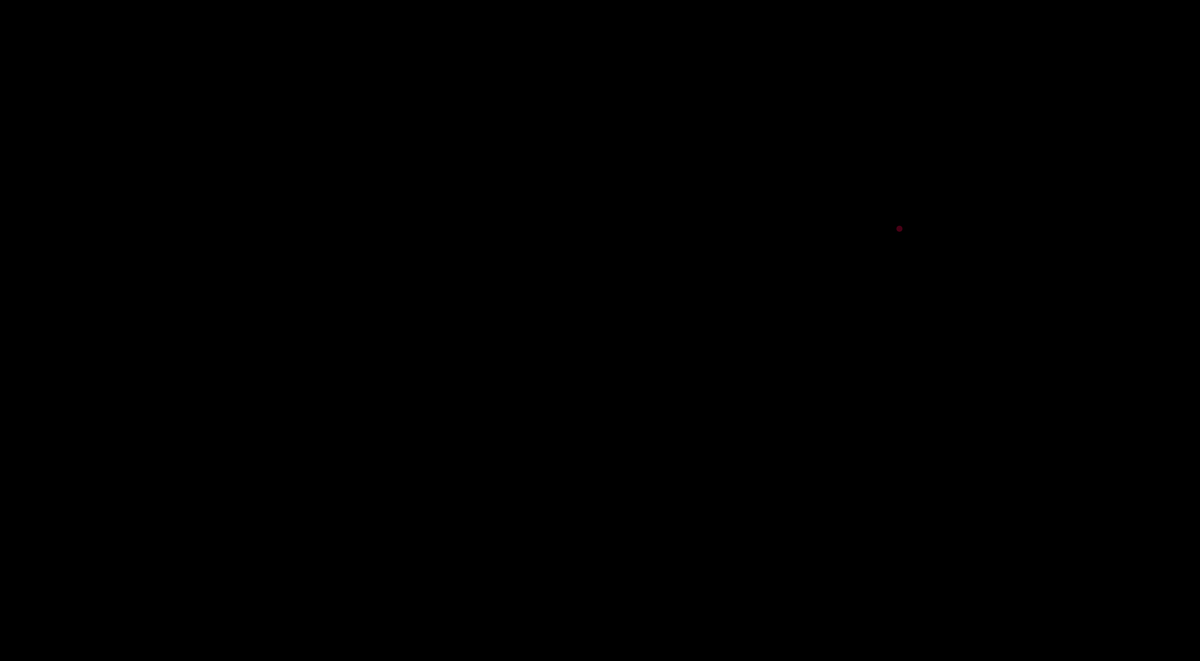
Frame 1 (no input)
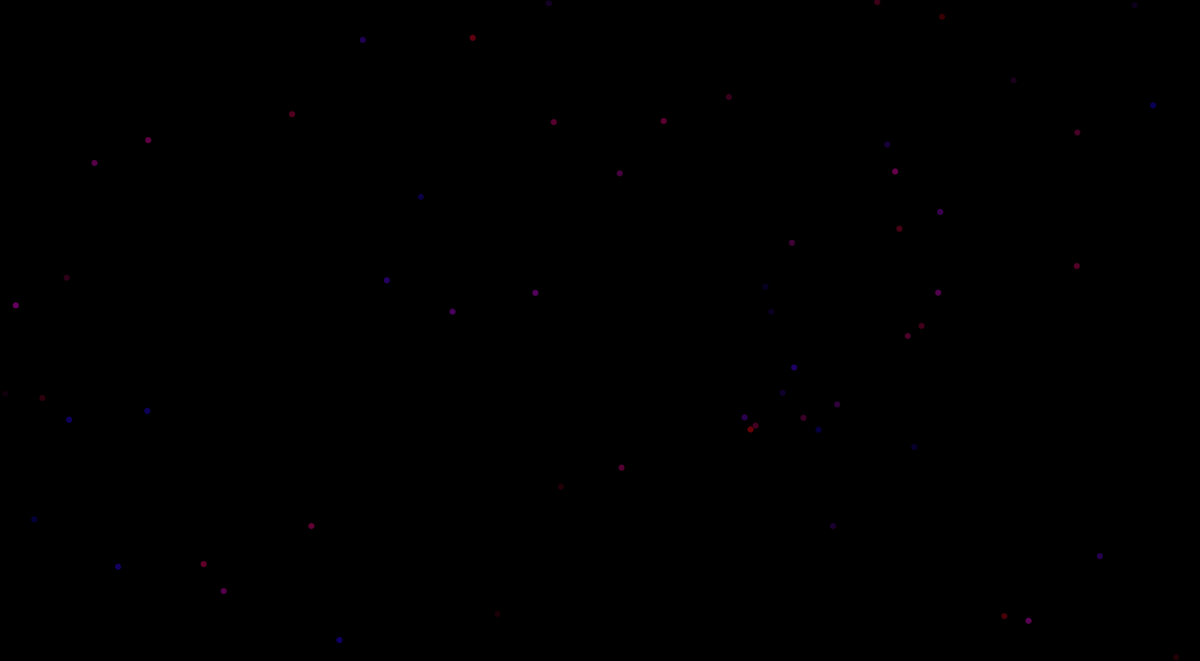
Frame 60 (no input)
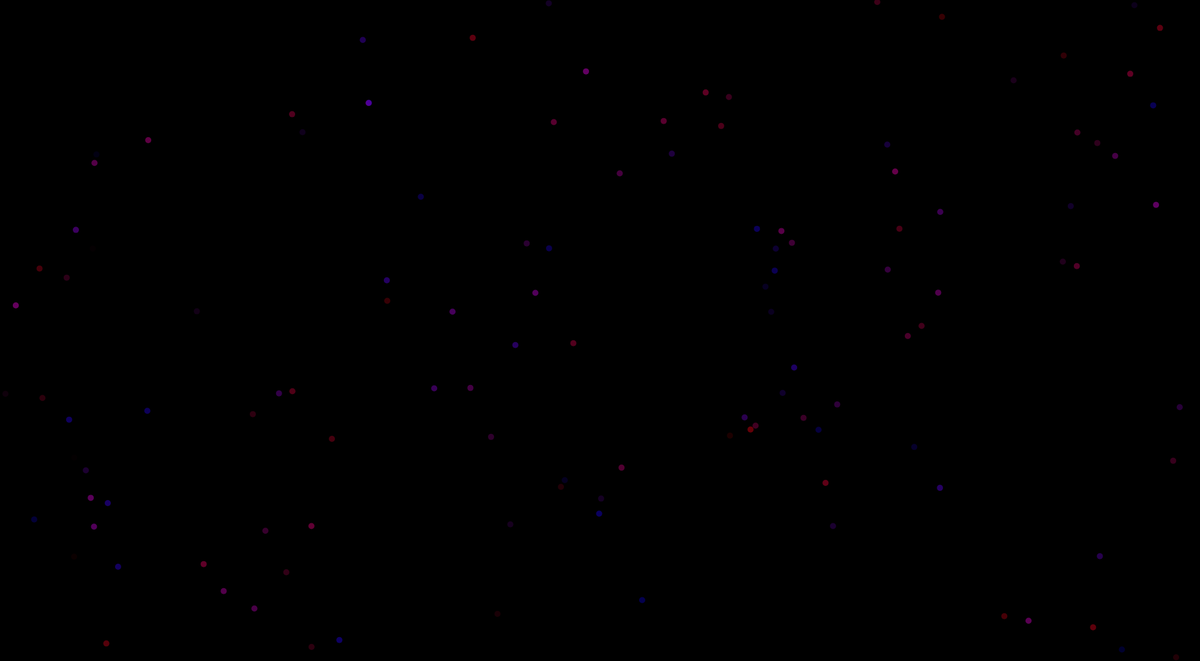
Frame 120 (the mouse pressed at the canvas centre since frame 60)

The p5.js sketch that drew these frames (run headless with seeded random() and noise() and a simulated clock; from frame 60 on, the mouse is pressed at the canvas centre):

// p5.js sketch
// ── sketch.js
let x,y,r,g,b;
let startTime;
function setup() {
  createCanvas(1960,1080);
   background(0);
  startTime=millis();
}
function draw() {
 let currTime=millis();
  
  if(currTime-startTime>100000){
    background(0);
    startTime=millis();
  }
  r=random(255);
  g=0;
  // b=0;
  b=random(255);
  //for random positioning of the circle
  x=random(width);
  y=random(height);
  color(r);
  noStroke();
  fill(r,g,b,100);
  circle(x,y,10);
  
}
